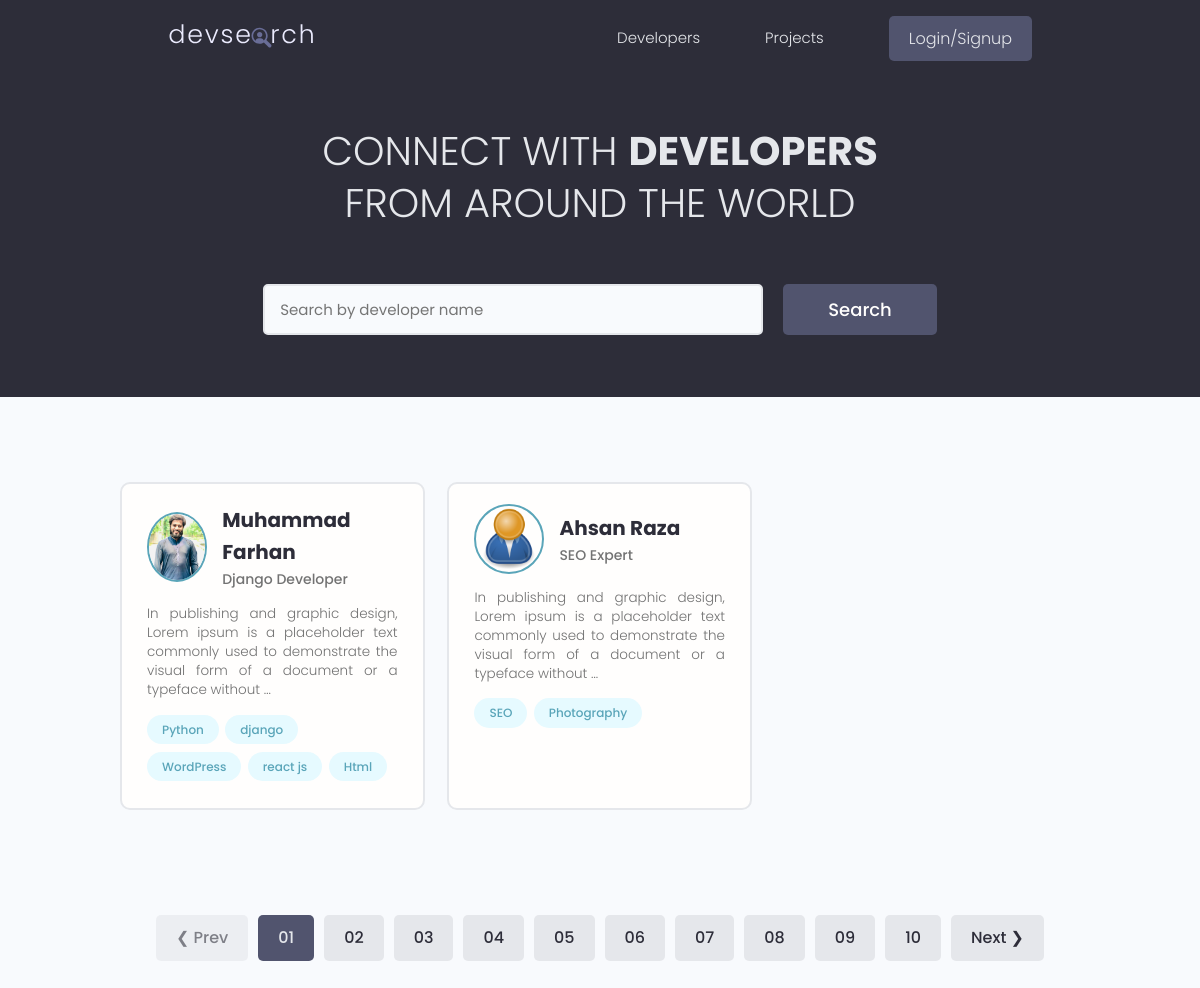
The app's page /users/, older data.
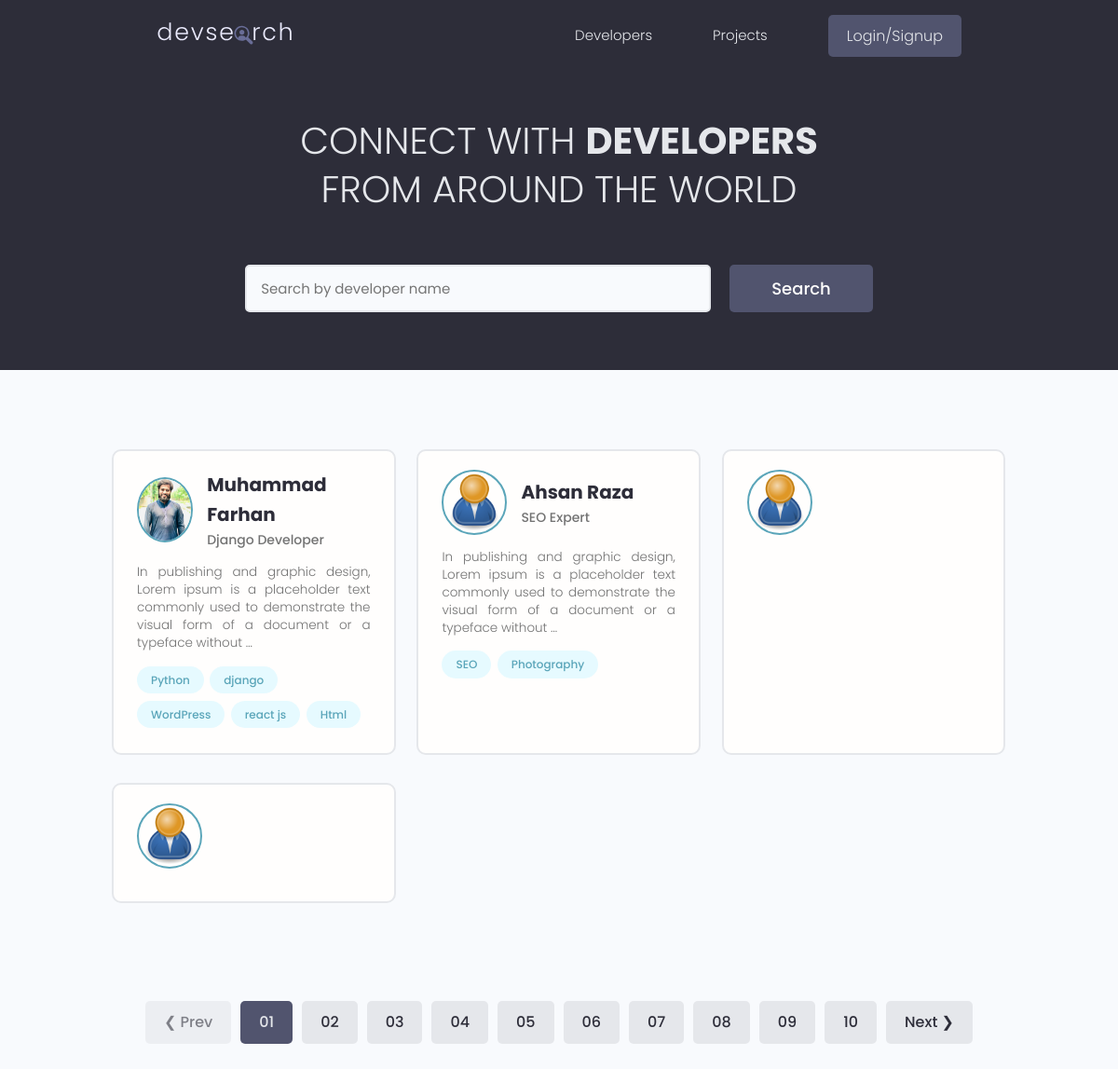
The same page, newer data.
### users/models.py (models this page shows, shortened)
class Profiles(models.Model):
    user = models.OneToOneField(User, on_delete=models.CASCADE)
    name = models.CharField(max_length=200)
    username = models.CharField(max_length=100, null=True, blank=True)
    email = models.EmailField(max_length=300)
    short_intro = models.CharField(max_length=500)
    bio = models.TextField(max_length=2000)
    location = models.CharField(max_length=200)
    profile_image = models.ImageField(null=True, blank=True, default = 'profiles/user-default.png', upload_to = 'profiles/')
    github = models.CharField(max_length=400, blank=True, null=True)
    linkedin = models.CharField(max_length=400, blank=True, null=True)
    youtube = models.CharField(max_length=400, blank=True, null=True)
    website = models.CharField(max_length=400, blank=True, null=True)
    id = models.UUIDField(default=uuid.uuid4, unique=True, editable=False, primary_key=True)
    created = models.DateTimeField(auto_now_add=True)

class Skills(models.Model):
    owner = models.ForeignKey(Profiles, null=True, blank=True, on_delete=models.CASCADE)
    name = models.CharField(max_length=200, null=True, blank=True)
    description = models.TextField(null=True, blank=True)
    id = models.UUIDField(default=uuid.uuid4, unique=True, editable=False, primary_key=True)
    created = models.DateTimeField(auto_now_add=True)
    def __str__(self):
        return self.name

### users/views.py (the view)
# urls.py: path('', views.profiles , name='profiles'),
def profiles(request):
    profiles = Profiles.objects.all()
    context = {'profiles':profiles}
    return render(request, 'users/profiles.html', context)

### users/templates/users/profiles.html (shortened to what this page needs)
{% extends 'index.html' %}
{% block content %}
<main class="home">
    <section class="hero-section text-center">
      <div class="container container--narrow">
        <div class="hero-section__box">
          <h2>CONNECT WITH <span>DEVELOPERS</span></h2>
          <h2>FROM AROUND THE WORLD</h2>
        </div>
        <div class="hero-section__search">
          <form class="form" action="#" method="get">
            <div class="form__field">
              <input class="input input--text" id="formInput#search" type="text" name="text"
                placeholder="Search by developer name" />
            </div>
            <input class="btn btn--sub btn--lg" type="submit" value="Search" />
          </form>
        </div>
      </div>
    </section>
    <section class="devlist">
      <div class="container">
        <div class="grid grid--three">
         {% for profile in profiles %}
            <div class="column card">
            <div class="dev">
              <a href="{% url 'single_profile' profile.id %}" class="card__body">
                <div class="dev__profile">
                  <img class="avatar avatar--md" src="{{profile.profile_image.url}}" alt="image" />
                  <div class="dev__meta">
                    <h3>{{profile.name}}</h3>
                    <h5>{{profile.short_intro}}</h5>
                  </div>
                </div>
                <p class="dev__info">{{profile.bio | truncatechars:150}} </p>
                <div class="dev__skills">
                 {% for skill in profile.skills_set.all|slice:"5"  %}
                    <span class="tag tag--pill tag--main">
                    <small>{{skill}}</small>
                  </span>
                 {% endfor %}
                </div>
              </a>
            </div>
          </div>
         {% endfor  %}
        </div>
      </div>
    </section>
    <div class="pagination">
      <ul class="container">
        <li><a href="#" class="btn btn--disabled">&#10094; Prev</a></li>
        <li><a href="#" class="btn btn--sub">01</a></li>
        <li><a href="#" class="btn">02</a></li>
        <li><a href="#" class="btn">03</a></li>
        <li><a href="#" class="btn">04</a></li>
        <li><a href="#" class="btn">05</a></li>
        <li><a href="#" class="btn">06</a></li>
        <li><a href="#" class="btn">07</a></li>
        <li><a href="#" class="btn">08</a></li>
        <li><a href="#" class="btn">09</a></li>
        <li><a href="#" class="btn">10</a></li>
        <li><a href="#" class="btn">Next &#10095;</a></li>
      </ul>
    </div>
  </main>
{% endblock %}

Row changes from the older to the newer data that the page shows:
added Profiles: profile_image (placeholder picture)
added Profiles: profile_image (placeholder picture)
